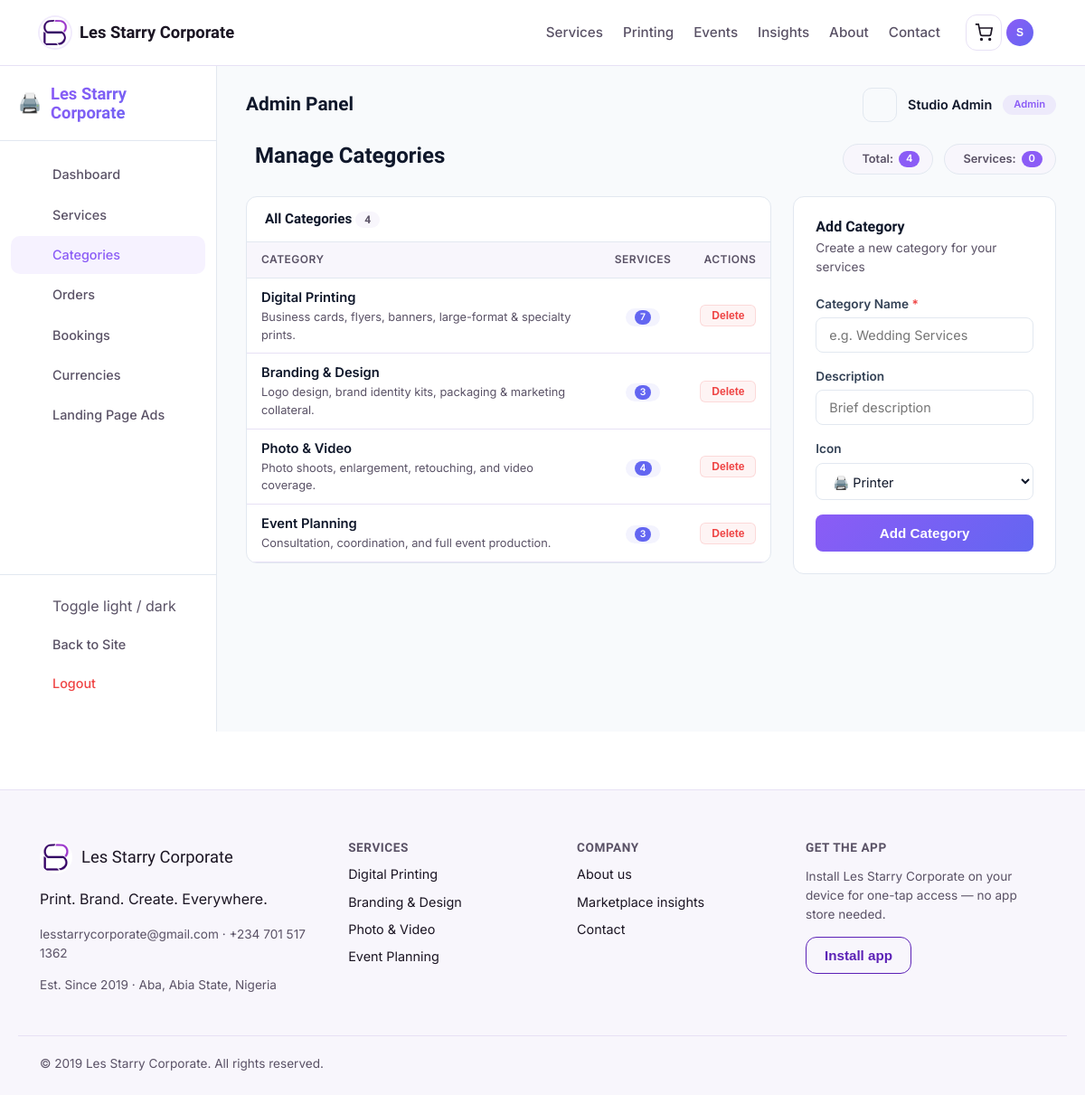
The app's page /admin/categories (signed in) with its own data.
### app/models.py (models this page shows, shortened)
class User(UserMixin, db.Model):
    __tablename__ = "users"
    id = db.Column(db.Integer, primary_key=True)
    full_name = db.Column(db.String(120), nullable=False)
    email = db.Column(db.String(150), unique=True, nullable=False, index=True)
    phone = db.Column(db.String(30))
    password_hash = db.Column(db.String(255), nullable=False)
    is_admin = db.Column(db.Boolean, default=False)
    preferred_theme = db.Column(db.String(20), default="light")
    preferred_currency = db.Column(db.String(10), default="NGN")
    address = db.Column(db.String(255), nullable=True)
    last_login = db.Column(db.DateTime, nullable=True)
    created_at = db.Column(db.DateTime, default=datetime.utcnow)
    updated_at = db.Column(db.DateTime, default=datetime.utcnow, onupdate=datetime.utcnow)
    bookings = db.relationship(
        "Booking",
        foreign_keys="Booking.user_id",
        back_populates="customer",
        lazy=True
    )
    orders = db.relationship("Order", back_populates="customer", lazy=True)
    cart_items = db.relationship("CartItem", back_populates="owner", lazy=True, cascade="all, delete-orphan")
    reviews = db.relationship("Review", back_populates="author", lazy=True)
    assigned_bookings = db.relationship(
        "Booking",
        foreign_keys="Booking.assigned_staff_id",
        back_populates="assigned_staff",
        lazy=True
    )
    wishlist_items = db.relationship("Wishlist", back_populates="user", lazy=True, cascade="all, delete-orphan")
    notifications = db.relationship("Notification", back_populates="user", lazy=True, cascade="all, delete-orphan")
    activities = db.relationship("ActivityLog", back_populates="user", lazy=True, cascade="all, delete-orphan")

class ServiceCategory(db.Model):
    __tablename__ = "service_categories"
    id = db.Column(db.Integer, primary_key=True)
    name = db.Column(db.String(100), unique=True, nullable=False)
    slug = db.Column(db.String(100), unique=True, nullable=False)
    icon = db.Column(db.String(50), default="printer")
    description = db.Column(db.String(255))
    display_order = db.Column(db.Integer, default=0)
    is_active = db.Column(db.Boolean, default=True)
    created_at = db.Column(db.DateTime, default=datetime.utcnow)
    updated_at = db.Column(db.DateTime, default=datetime.utcnow, onupdate=datetime.utcnow)
    services = db.relationship("Service", back_populates="category", lazy=True)

### app/blueprints/admin/routes.py (the view, shortened to what this page needs)
@admin_bp.route("/categories", methods=["GET", "POST"])
@admin_required
def categories():
    all_categories = ServiceCategory.query.all()
    return render_template("admin/categories.html", categories=all_categories)

### app/templates/admin/categories.html (shortened to what this page needs)
{% extends "admin/_layout.html" %}
{% block admin_content %}
<div class="categories-header">
  <h1>
    Manage Categories
  </h1>
  <div class="header-stats">
    <div class="stat-badge">
      Total: <span class="number">{{ categories|length }}</span>
    </div>
    <div class="stat-badge">
      {% set total_services = 0 %}
      {% for c in categories %}
        {% set total_services = total_services + c.services|length %}
      {% endfor %}
      Services: <span class="number">{{ total_services }}</span>
    </div>
  </div>
</div>
<div class="admin-two-col">
  <div class="admin-table-wrap">
    <div class="table-header">
      <h3>
        All Categories
        <span class="count-badge">{{ categories|length }}</span>
      </h3>
    </div>
    {% if categories %}
    <div class="table-scroll">
    <table>
      <thead>
        <tr>
          <th>Category</th>
          <th style="text-align: center;">Services</th>
          <th style="text-align: right;">Actions</th>
        </tr>
      </thead>
      <tbody>
        {% for c in categories %}
        <tr>
          <td>
            <div class="category-name">{{ c.name }}</div>
            {% if c.description %}
            <div class="category-description">{{ c.description }}</div>
            {% endif %}
          </td>
          <td style="text-align: center;">
            <span class="service-count">
              <span class="count-number">{{ c.services|length }}</span>
            </span>
          </td>
          <td style="text-align: right;">
            <form method="post" action="{{ url_for('admin.delete_category', category_id=c.id) }}"
                  onsubmit="return confirm('Delete category \'{{ c.name }}\'? This cannot be undone.');">
              <button type="submit" class="btn-delete" {% if c.services|length > 0 %}title="Cannot delete: category has services"{% endif %}>
                 Delete
              </button>
            </form>
          </td>
        </tr>
        {% endfor %}
      </tbody>
    </table>
    </div>
    {% else %}
    <div class="empty-state">
      <div class="empty-icon">📭</div>
      <p>No categories yet. Create your first one!</p>
    </div>
    {% endif %}
  </div>
  <div class="admin-panel">
    <h3> Add Category</h3>
    <p class="panel-subtitle">Create a new category for your services</p>
    <form method="post" id="categoryForm" data-loading="true">
      <div class="form-group">
        <label for="name">Category Name <span style="color: #ef4444;">*</span></label>
        <input type="text" id="name" name="name" required placeholder="e.g. Wedding Services" class="form-control">
      </div>
      <div class="form-group">
        <label for="description">Description</label>
        <input type="text" id="description" name="description" placeholder="Brief description" class="form-control">
      </div>
      <div class="form-group">
        <label for="icon">Icon</label>
        <select id="icon" name="icon" class="form-control">
          <option value="printer">🖨️ Printer</option>
        </select>
      </div>
      <button type="submit" class="btn-submit" id="submitBtn">
        <span class="btn-text"> Add Category</span>
      </button>
    </form>
  </div>
</div>
{% endblock %}

### app/templates/admin/_layout.html (shortened to what this page needs)
{% extends "base.html" %}
{% block content %}
<div class="admin-wrapper">
    <aside class="admin-sidebar">
        <div class="admin-sidebar-header">
            <a href="{{ url_for('main.index') }}" class="admin-brand">
                <span class="brand-icon">🖨️</span>
                <span class="brand-name">{{ company_name }}</span>
            </a>
        </div>
        <nav class="admin-nav">
            <a href="{{ url_for('admin.dashboard') }}" class="admin-nav-item {% if request.endpoint == 'admin.dashboard' %}active{% endif %}">
                <span>Dashboard</span>
            </a>
            <a href="{{ url_for('admin.services') }}" class="admin-nav-item {% if request.endpoint == 'admin.services' or request.endpoint == 'admin.new_service' or request.endpoint == 'admin.edit_service' %}active{% endif %}">
                <span>Services</span>
            </a>
            <a href="{{ url_for('admin.categories') }}" class="admin-nav-item {% if request.endpoint == 'admin.categories' %}active{% endif %}">
                <span>Categories</span>
            </a>
            <a href="{{ url_for('admin.orders') }}" class="admin-nav-item {% if request.endpoint == 'admin.orders' %}active{% endif %}">
                <span>Orders</span>
            </a>
            <a href="{{ url_for('admin.bookings') }}" class="admin-nav-item {% if request.endpoint == 'admin.bookings' %}active{% endif %}">
                <span>Bookings</span>
            </a>
            <a href="{{ url_for('admin.currencies') }}" class="admin-nav-item {% if request.endpoint == 'admin.currencies' %}active{% endif %}">
                <span>Currencies</span>
            </a>
            <a href="{{ url_for('admin.ads') }}" class="admin-nav-item {% if request.endpoint == 'admin.ads' %}active{% endif %}">
                <span>Landing Page Ads</span>
            </a>
        </nav>
        <div class="admin-sidebar-footer">
            <button type="button" id="admin-theme-toggle" class="admin-nav-item theme-toggle-btn" style="width: 100%; background: none; border: none; cursor: pointer; font: inherit; text-align: left;">
                <span>Toggle light / dark</span>
            </button>
            <a href="{{ url_for('main.index') }}" class="admin-nav-item">
                <span>Back to Site</span>
            </a>
            <a href="{{ url_for('auth.logout') }}" class="admin-nav-item logout">
                <span>Logout</span>
            </a>
        </div>
    </aside>
    <main class="admin-content">
        <div class="admin-content-header">
            <h2>{% block admin_title %}Admin Panel{% endblock %}</h2>
            <div class="admin-user-info">
                <div class="notification-bell-wrap">
                    <button type="button" id="notif-bell-btn" class="icon-btn" aria-label="Notifications">
                    </button>
                </div>
                <span class="admin-user-name">{{ current_user.full_name }}</span>
                <span class="admin-user-role">Admin</span>
            </div>
        </div>
        <div class="admin-content-body">
            {% block admin_content %}{% endblock %}
        </div>
    </main>
</div>
{% endblock %}

### app/templates/base.html (shortened to what this page needs)
<!DOCTYPE html>
<html lang="en" data-theme="light">
<head>
<link rel="stylesheet" href="{{ url_for('static', filename='css/style.css') }}">
</head>
<body>
<header class="site-header">
  <div class="container header-inner">
    <a href="{{ url_for('main.index') }}" class="brand">
      <span class="brand-mark" aria-hidden="true">
        <img src="{{ url_for('static', filename='img/brand/logo-mark.png') }}" alt="" width="34" height="34">
      </span>
      <span class="brand-name">{{ company_name }}</span>
    </a>
    <nav class="main-nav" aria-label="Primary">
      <a href="{{ url_for('catalog.list_services') }}">Services</a>
      <a href="{{ url_for('catalog.list_services') }}?category=printing">Printing</a>
      <a href="{{ url_for('catalog.list_services') }}?category=events">Events</a>
      <a href="{{ url_for('main.marketplace_insights') }}">Insights</a>
      <a href="{{ url_for('main.about') }}">About</a>
      <a href="{{ url_for('main.contact') }}">Contact</a>
    </nav>
    <div class="header-actions">
      <a href="{{ url_for('cart.view_cart') }}" class="icon-btn cart-link" aria-label="View cart" id="cartLink">
        <svg width="20" height="20" viewBox="0 0 24 24" fill="none" stroke="currentColor" stroke-width="2"><circle cx="9" cy="21" r="1"/><circle cx="20" cy="21" r="1"/><path d="M1 1h4l2.7 13.4a2 2 0 002 1.6h9.7a2 2 0 002-1.6L23 6H6"/></svg>
      </a>
      {% if current_user.is_authenticated %}
      <div class="user-menu" id="userMenu">
        <button class="icon-btn user-btn" id="userMenuBtn" aria-haspopup="true" aria-expanded="false" aria-label="User menu">
          <span class="user-avatar">{{ current_user.full_name[0]|upper }}</span>
        </button>
      </div>
      {% else %}
      <a href="{{ url_for('auth.login') }}" class="btn btn-ghost btn-sm">Log in</a>
      <a href="{{ url_for('auth.register') }}" class="btn btn-primary btn-sm">Sign up</a>
      {% endif %}
    </div>
  </div>
</header>
<main id="main-content">
  {% block content %}{% endblock %}
</main>
<footer class="site-footer">
  <div class="container footer-grid">
    <div class="footer-brand">
      <div class="footer-brand-mark">
        <img src="{{ url_for('static', filename='img/brand/logo-mark.png') }}" alt="{{ company_name }} logo" width="36" height="36">
        <span class="brand-name">{{ company_name }}</span>
      </div>
      <p>{{ company_tagline }}</p>
      <p class="footer-meta">{{ company_email }} · {{ company_phone }}</p>
      <p class="footer-meta">Est. {{ company_founded }} · Aba, Abia State, Nigeria</p>
    </div>
    <div class="footer-col">
      <h4>Services</h4>
      <a href="{{ url_for('catalog.list_services') }}?category=printing">Digital Printing</a>
      <a href="{{ url_for('catalog.list_services') }}?category=branding">Branding &amp; Design</a>
      <a href="{{ url_for('catalog.list_services') }}?category=photo-video">Photo &amp; Video</a>
      <a href="{{ url_for('catalog.list_services') }}?category=events">Event Planning</a>
    </div>
    <div class="footer-col">
      <h4>Company</h4>
      <a href="{{ url_for('main.about') }}">About us</a>
      <a href="{{ url_for('main.marketplace_insights') }}">Marketplace insights</a>
      <a href="{{ url_for('main.contact') }}">Contact</a>
    </div>
    <div class="footer-col">
      <h4>Get the app</h4>
      <p class="footer-meta">Install {{ company_name }} on your device for one-tap access — no app store needed.</p>
      <button id="install-btn" class="btn btn-outline" hidden>Install app</button>
    </div>
  </div>
  <div class="container footer-bottom">
    <span>&copy; {{ company_founded.split()[-1] if company_founded else '2026' }} {{ company_name }}. All rights reserved.</span>
  </div>
</footer>
</body>
</html>

### records on screen
User: full_name "S", full_name "Studio Admin"
ServiceCategory: name "Digital Printing", description "Business cards, flyers, banners, large-format & specialty prints.", services|length "7"
ServiceCategory: name "Branding & Design", description "Logo design, brand identity kits, packaging & marketing collateral.", services|length "3"
ServiceCategory: name "Photo & Video", description "Photo shoots, enlargement, retouching, and video coverage.", services|length "4"
ServiceCategory: name "Event Planning", description "Consultation, coordination, and full event production.", services|length "3"

### other values on screen
{{ company_name }} "Les Starry Corporate"
{{ categories|length }} "4"
{{ total_services }} "0"
{{ company_tagline }} "Print. Brand. Create. Everywhere."
{{ company_email }} "lesstarrycorporate@gmail.com"
{{ company_phone }} "+234 701 517 1362"
{{ company_founded }} "Since 2019"
{{ company_founded.split()[-1] if company_founded else '2026' }} "2019"
